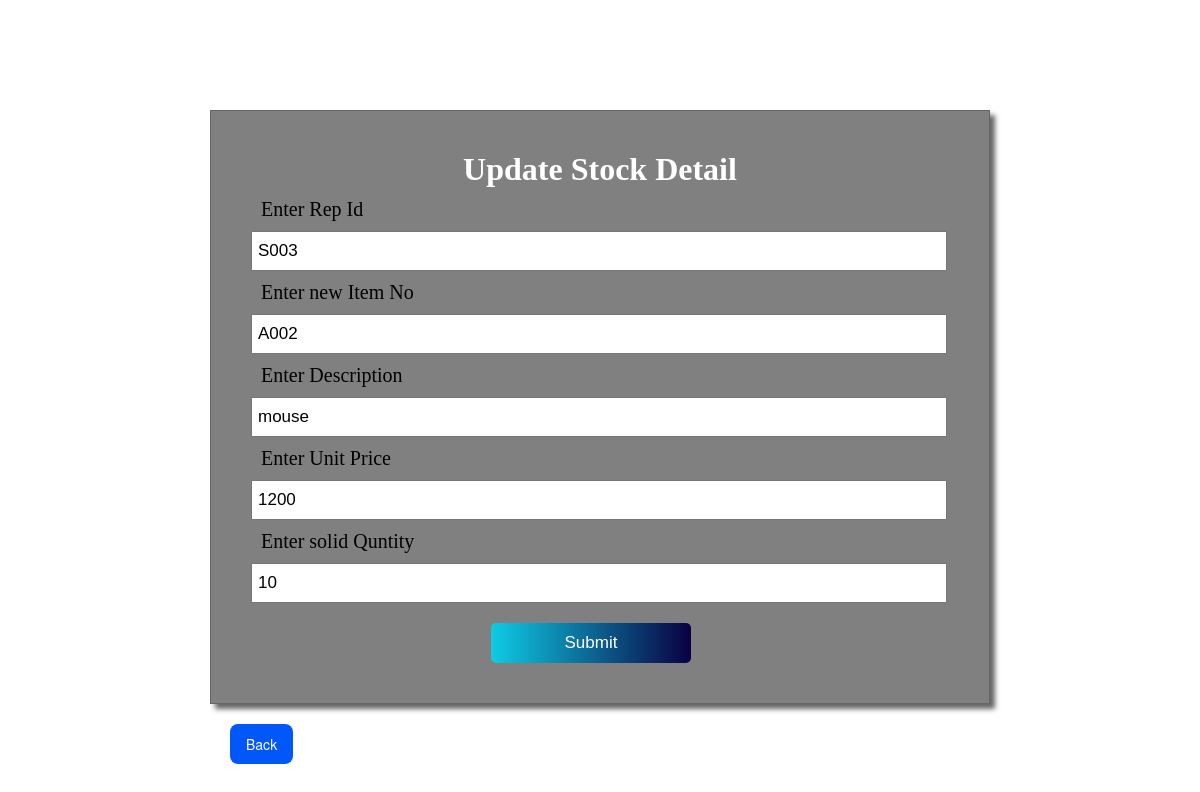
/stockupdate.php?updateid=A002, run on the app's committed database.
### tables this page shows
CREATE TABLE `stock` (
  `itemno` varchar(10) NOT NULL,
  `description` varchar(10) NOT NULL,
  `unitprice` varchar(10) NOT NULL,
  `soldquantity` varchar(10) NOT NULL,
  `repid` varchar(10) NOT NULL
);

### stockupdate.php (the view, shortened to what this page needs)
<?php
include_once('connection.php');
?>
<!DOCTYPE html>
<html lang="en">
<head>
</head>
<body>
    <div class="container">
    <form action="stockupdateback.php" method="POST" onsubmit="return validateform()" name="myform">
    <h1> Update Stock Detail</h1>
    <?php
        if(isset($_GET['updateid'])){
            $itemno=$_GET['updateid'];
            $query="SELECT * FROM stock WHERE itemno='$itemno'";
            $result=mysqli_query($conn,$query);
            while($row=mysqli_fetch_assoc($result)){
        ?>
        <label for="">Enter Rep Id</label><br>
        <input type="text" placeholder="Enter rep Id" name="repid" id="repid" value="<?php echo $row['repid']; ?>"><br>
        <label for="">Enter new Item No</label><br>
        <input type="text" placeholder="Enter Item No" name="itemno" id="itemno" value="<?php echo $row['itemno'];?>"><br>
        <label for="">Enter Description</label><br>
        <input type="text" placeholder="Enter Description" name="description" id="description" value="<?php echo $row['description'];?>"><br>
        <label for="">Enter Unit Price</label><br>
        <input type="text" placeholder="Enter Unit Price" name="unitprice" id="unitprice" value="<?php echo $row['unitprice'];?>"><br>
        <label for="">Enter solid Quntity</label><br>
        <input type="text" placeholder="Enter solid Quntity" name="qty" id="qty" value="<?php echo $row['soldquantity']; ?>"><br>
        <input type="submit" value="Submit" name="updatestock" class="btn"><br>
        <?php
            }
        }
        ?>
    </form>
    <a href="stock.php"><button style=" margin-left:20px; margin-top:20px;">Back</button></a>
    </div>
</body>
</html>

### stockupdate.php (style rules this page uses)
* { box-sizing: border-box; padding: 0; margin: 0; }
.container { justify-content: center; width: 800px; margin: auto; margin-top: 100px; padding: 10px; }
h1 { margin: auto; text-align: center; padding: 10px; color: white; }
.container form { border: 1px solid #666; box-shadow: 5px 5px 5px #666; align-items: center; padding: 30px; background-color: gray; }
.container form label { margin-left: 20px; font-size: 20px; margin-top: 40px; }
.container form input { width: 97%; margin: 10px; height: 40px; padding: 5px; font-size: 17px; }
.container form .btn { width: 200px; margin-left: 250px; background: linear-gradient(to right, #0ecce5 0%, #090042 100%); border: none; border: none; color: white; border-radius: 5px; transition-duration: .3s; }
button { background-color: #0157f8; border-radius: 8px; border-style: none; box-sizing: border-box; color: #FFFFFF; cursor: pointer; display: inline-block; font-family: "Haas Grot Text R Web", "Helvetica Neue", Helvetica, Arial, sans-serif; font-size: 14px; font-weight: 500; height: 40px; line-height: 20px; list-style: none; margin: 0; outline: none; padding: 10px 16px; position: relative; text-align: center; text-decoration: none; transition: color 100ms; vertical-align: baseline; user-select: none; -webkit-user-select: none; touch-action: manipulation; }
a { color: while; }

### data on the page
stock: repid "S003", itemno "A002", description "mouse", unitprice "1200", qty "10"
